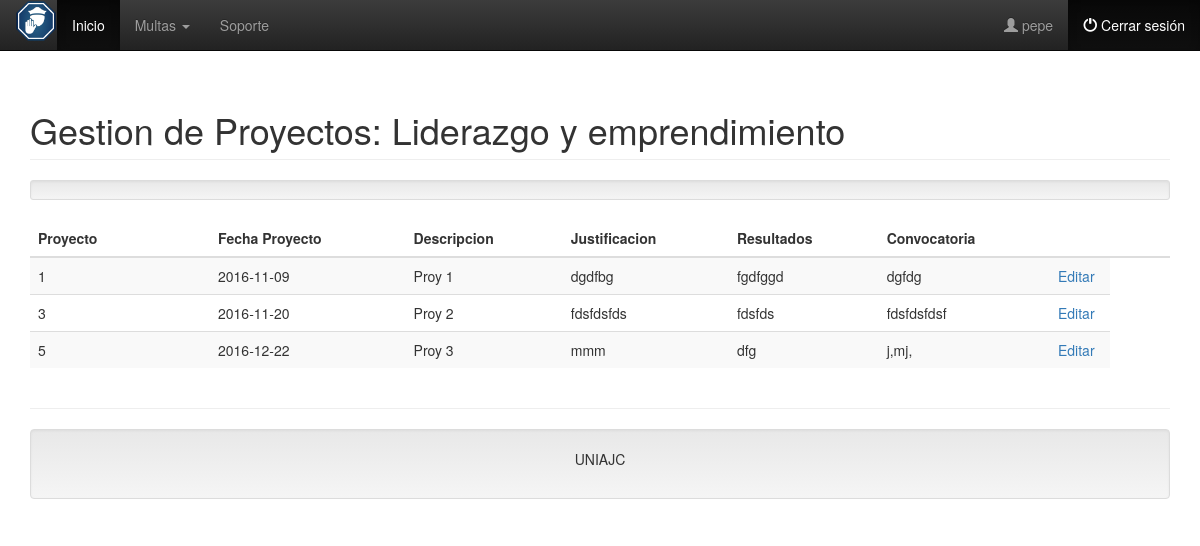
The page /?c=Proyecto (signed in) on the database its author committed.
### tables this page shows
CREATE TABLE `proyectos` (
  `id_Proyecto` int(6) NOT NULL,
  `fecha_Proyecto` date NOT NULL,
  `descripcion` varchar(100) NOT NULL,
  `justificacion` varchar(100) NOT NULL,
  `resultado` varchar(100) NOT NULL,
  `convocatoria` varchar(100) NOT NULL
);

### controller/Proyecto.controller.php (called while the page is built, shortened)
<?php
require_once 'model/Proyecto.php';
class ProyectoController{
    public function __CONSTRUCT(){
        $this->model = new Proyecto();
    }
    public function Index(){
        require_once 'view/header.php';
        require_once 'view/Proyecto/Proyecto.php';
        require_once 'view/footer.php';
    }
}

### model/database.php (called while the page is built)
<?php
class Database
{
    public static function StartUp()
    {
        $pdo = new PDO('mysql:host=localhost;dbname=db_proyectos;charset=utf8', 'root', '');
        $pdo->setAttribute(PDO::ATTR_ERRMODE, PDO::ERRMODE_EXCEPTION);
        return $pdo;
    }
}

### model/Proyecto.php (called while the page is built, shortened)
<?php
class Proyecto
{
	private $pdo;
	public function __CONSTRUCT()
	{
		try
		{
			$this->pdo = Database::StartUp();
		}
		catch(Exception $e)
		{
			die($e->getMessage());
		}
	}
	public function Listar()
	{
		try
		{
			$stm = $this->pdo->prepare("SELECT * FROM Proyectos");
			$stm->execute();
			return $stm->fetchAll(PDO::FETCH_OBJ);
		}
		catch(Exception $e)
		{
			die($e->getMessage());
		}
	}
}

### view/Proyecto/Proyecto.php (the view, shortened to what this page needs)
<h1 class="page-header">Gestion de Proyectos: Liderazgo y emprendimiento</h1>
<div class="well well-sm text-right">
</div>
<table class="table table-striped">
    <thead>
        <tr>
            <th style="width:180px;">Proyecto</th>
            <th>Fecha Proyecto</th>
            <th>Descripcion</th>
            <th>Justificacion</th>
            <th>Resultados</th>
            <th>Convocatoria</th>
            <th style="width:60px;"></th>
            <th style="width:60px;"></th>
        </tr>
    </thead>
    <tbody>
        <?php foreach($this->model->Listar() as $r): ?>
        <tr>
            <td><?php echo $r->id_Proyecto; ?></td>
            <td><?php echo $r->fecha_Proyecto; ?></td>
            <td><?php echo $r->descripcion; ?></td>
            <td><?php echo $r->justificacion; ?></td>
            <td><?php echo $r->resultado; ?></td>
           <td><?php echo $r->convocatoria; ?></td>
    <td>
                <a id="col-editar" href="?c=Proyecto&a=Crud&id_Proyecto=<?php echo $r->id_Proyecto; ?>">Editar</a>
            </td>
        </tr>
    <?php endforeach; ?>
    </tbody>
</table>

### rows shown on the page
proyectos: id_Proyecto "1", fecha_Proyecto "2016-11-09", descripcion "Proy 1", justificacion "dgdfbg", resultado "fgdfggd", convocatoria "dgfdg"
proyectos: id_Proyecto "3", fecha_Proyecto "2016-11-20", descripcion "Proy 2", justificacion "fdsfdsfds", resultado "fdsfds", convocatoria "fdsfdsfdsf"
proyectos: id_Proyecto "5", fecha_Proyecto "2016-12-22", descripcion "Proy 3", justificacion "mmm", resultado "dfg", convocatoria "j,mj,"

### other values the page prints
$_SESSION["user"] "pepe"
